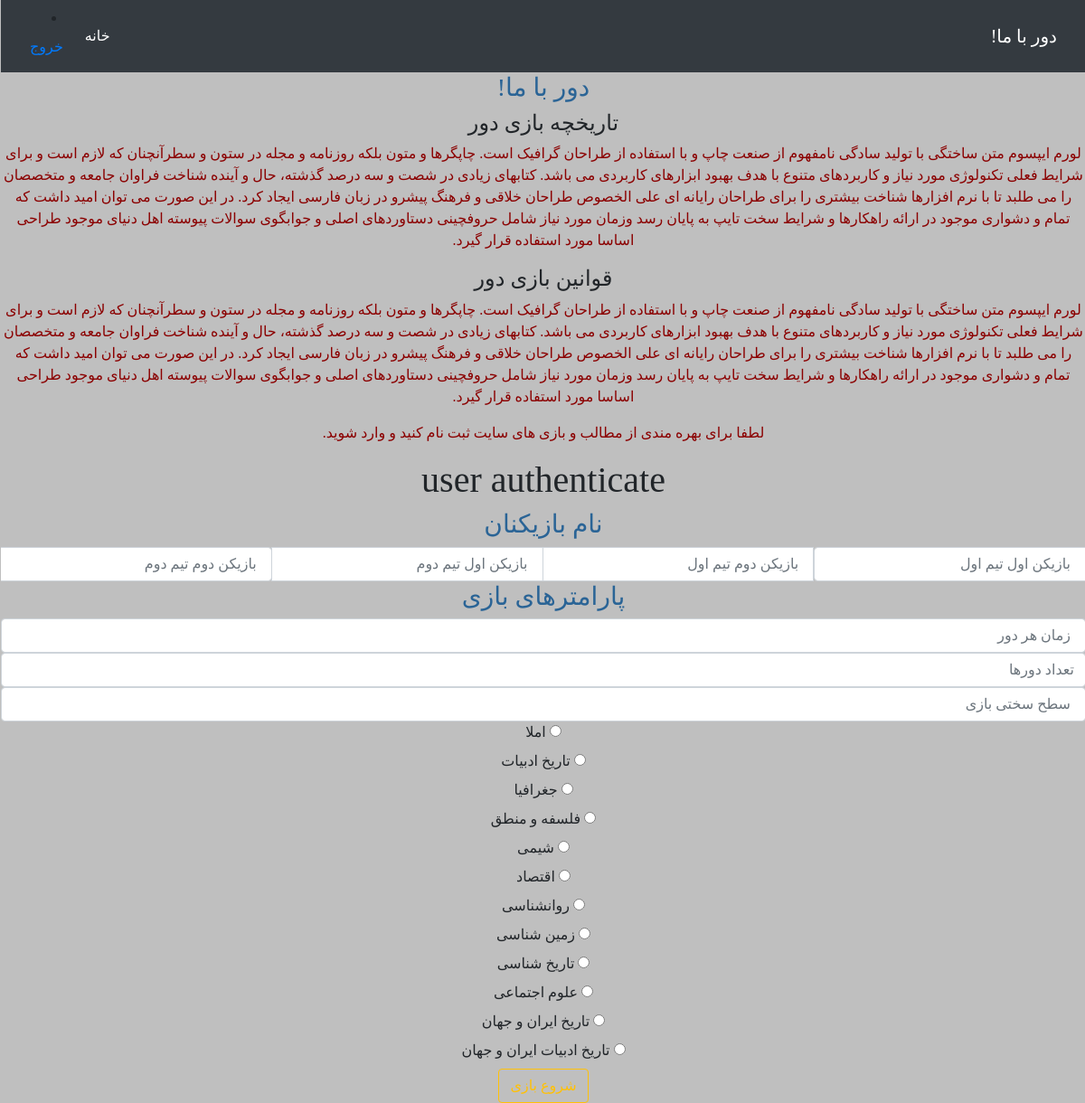
Screenshot of / (signed in) with the database file from the repository.
### dowr/models.py (models this page shows, shortened)
class Category(models.Model):
    name = models.CharField(max_length=200)

### dowr/views.py (the view)
# urls.py: path('', homepage, name='home'),
def homepage(request):
    if not request.user.is_authenticated:
        return render(request, 'dowr/not_yet_a_user_homepage.html')
    categories = Category.objects.all()
    return render(request, 'dowr/user_homepage.html', {
        'categories': categories,
    })

### dowr/templates/dowr/user_homepage.html (shortened to what this page needs)
{% extends 'base.html' %}
{% block content %}
    <head>
    </head>
    <body>
    <h3>
        دور با ما!
    </h3>
    <h4>
        تاریخچه بازی دور
    </h4>
    <p>
        لورم ایپسوم متن ساختگی با تولید سادگی نامفهوم از صنعت چاپ و با استفاده از طراحان گرافیک است. چاپگرها و متون بلکه
        روزنامه و مجله در ستون و سطرآنچنان که لازم است و برای شرایط فعلی تکنولوژی مورد نیاز و کاربردهای متنوع با هدف
        بهبود ابزارهای کاربردی می باشد. کتابهای زیادی در شصت و سه درصد گذشته، حال و آینده شناخت فراوان جامعه و متخصصان
        را می طلبد تا با نرم افزارها شناخت بیشتری را برای طراحان رایانه ای علی الخصوص طراحان خلاقی و فرهنگ پیشرو در زبان
        فارسی ایجاد کرد. در این صورت می توان امید داشت که تمام و دشواری موجود در ارائه راهکارها و شرایط سخت تایپ به
        پایان رسد وزمان مورد نیاز شامل حروفچینی دستاوردهای اصلی و جوابگوی سوالات پیوسته اهل دنیای موجود طراحی اساسا مورد
        استفاده قرار گیرد.
    </p>
    <h4>قوانین بازی دور</h4>
    <p>
        لورم ایپسوم متن ساختگی با تولید سادگی نامفهوم از صنعت چاپ و با استفاده از طراحان گرافیک است. چاپگرها و متون بلکه
        روزنامه و مجله در ستون و سطرآنچنان که لازم است و برای شرایط فعلی تکنولوژی مورد نیاز و کاربردهای متنوع با هدف
        بهبود ابزارهای کاربردی می باشد. کتابهای زیادی در شصت و سه درصد گذشته، حال و آینده شناخت فراوان جامعه و متخصصان
        را می طلبد تا با نرم افزارها شناخت بیشتری را برای طراحان رایانه ای علی الخصوص طراحان خلاقی و فرهنگ پیشرو در زبان
        فارسی ایجاد کرد. در این صورت می توان امید داشت که تمام و دشواری موجود در ارائه راهکارها و شرایط سخت تایپ به
        پایان رسد وزمان مورد نیاز شامل حروفچینی دستاوردهای اصلی و جوابگوی سوالات پیوسته اهل دنیای موجود طراحی اساسا مورد
        استفاده قرار گیرد.
    </p>
    <p>
        لطفا برای بهره مندی از مطالب و بازی های سایت ثبت نام کنید و وارد شوید.
    </p>
    <h1>user authenticate</h1>
    <form action="{% url 'dowr:game' %}" method="post" id="usrform">
        <h3>نام بازیکنان</h3>
        <div class="input-group">
            <input type="text" name="name11" class="form-control"
                   placeholder=" بازیکن اول تیم اول">
            <input type="text" name="name12" class="form-control"
                   placeholder=" بازیکن دوم تیم اول">
            <input type="text" name="name21" class="form-control"
                   placeholder=" بازیکن اول تیم دوم">
            <input type="text" name="name22" class="form-control"
                   placeholder=" بازیکن دوم تیم دوم">
        </div>
        <h3>پارامترهای بازی</h3>
        <input type="number" name="time" class="form-control"
               placeholder=" زمان هر دور">
        <input type="number" name="count" class="form-control"
               placeholder="تعداد دورها">
        <input type="number" name="hardness" class="form-control"
               placeholder=" سطح سختی بازی">
        {% if categories %}
            {% for choice in categories %}
                <input type="radio" name="choice" id="choice{{ forloop.counter }}" value="{{ choice.id }}">
                <label for="choice{{ forloop.counter }}">{{ choice.name }}</label><br>
            {% endfor %}
        {% else %}
            <p>هیچ کتگوری وجود ندارد.</p>
        {% endif %}
        <div class="input-group-btn">
            <button type="submit" class="btn btn-outline-warning">شروع بازی</button>
        </div>
    </form>
    </body>
{% endblock %}

### dowr/templates/base.html (shortened to what this page needs)
<!doctype html>
<html lang="en" dir="rtl">
<head>
    <link rel="stylesheet" href="https://stackpath.bootstrapcdn.com/bootstrap/4.1.3/css/bootstrap.min.css"
>
        {% load static %}
</head>
<body>
<nav class="navbar navbar-expand-lg navbar-dark bg-dark">
    <a class="navbar-brand" href="/">دور با ما!</a>
    <div class="collapse navbar-collapse" id="navbarSupportedContent">
        <ul class="navbar-nav mr-auto">
            <li class="nav-item active">
                <a class="nav-link" href="/">خانه<span class="sr-only">(current)</span></a>
            </li>
        </ul>
        {% if user.is_authenticated %}
            <li class="nav-item">
                <a class="nav-link" href="{% url 'dowr:login' %}">خروج</a>
            </li>
        {% endif %}
    </div>
</nav>
{% block content %}
{% endblock %}
</body>
</html>

### dowr/templates/dowr/user_homepage.html (style rules this page uses)
h3 { color: #2a6496; }
p { color: darkred; }

### rows the page displays
Category: name "املا"
Category: name "تاریخ ادبیات"
Category: name "جغرافیا"
Category: name "فلسفه و منطق"
Category: name "شیمی"
Category: name "اقتصاد"
Category: name "روانشناسی"
Category: name "زمین شناسی"
Category: name "تاریخ شناسی"
Category: name "علوم اجتماعی"
Category: name "تاریخ ایران و جهان"
Category: name "تاریخ ادبیات ایران و جهان"
